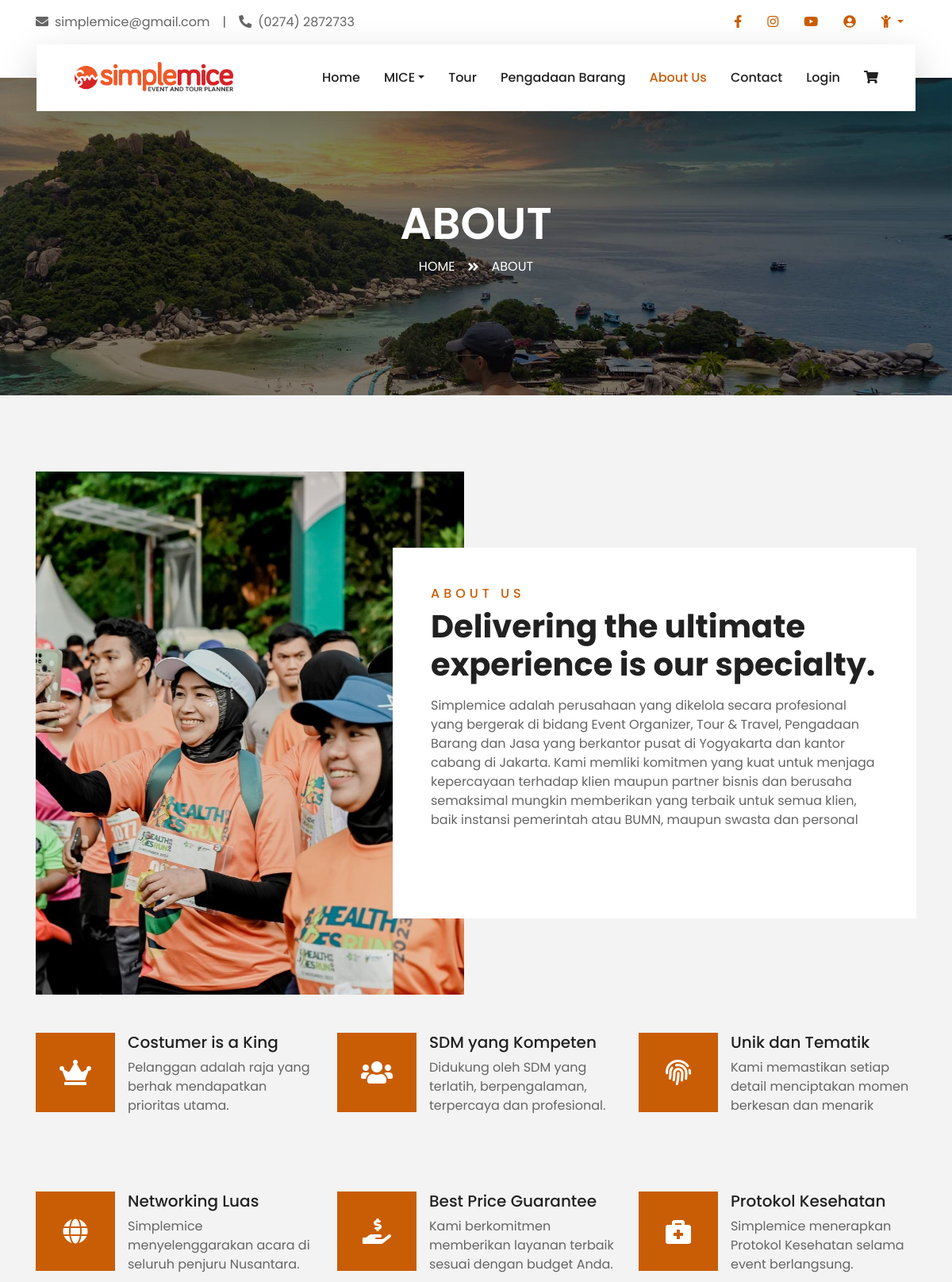
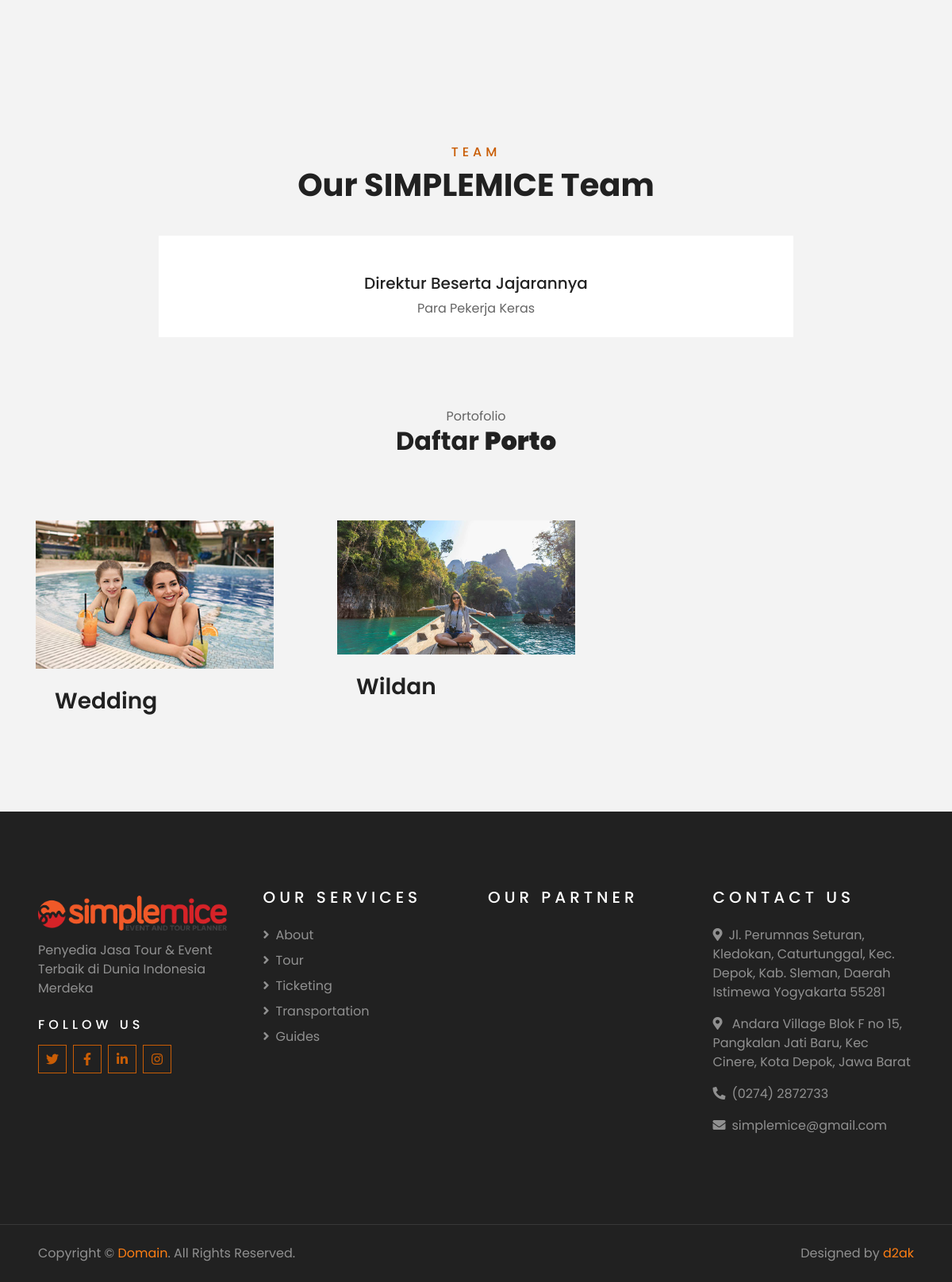
Page /about.php on the committed database (2 pictures, top to bottom).
### tables this page shows
CREATE TABLE `barang` (
  `id` bigint(20) UNSIGNED NOT NULL,
  `nama_barang` varchar(255) NOT NULL,
  `keterangan` text NOT NULL,
  `foto` varchar(255) NOT NULL,
  `user_id` int(10) UNSIGNED DEFAULT NULL
);

### web/konten.php (the view, shortened to what this page needs)
<?php
include "koneksi.php";
$page = $_GET['page'];
  ?>
<?php
if($page == ''){
  ?>
   <div class="site-section">
          <div class="container">
            <div class="row mb-4">
              <div class="col-md-7 mb-5 text-center mx-auto">
                <span class="caption">Portofolio</span>
                <h2 class="text-black">Daftar <strong>Porto</strong></h2>
              </div>
            </div>
            <div class="row auctions-entry">
            <?php
                  $query = "SELECT * FROM barang order by nama_barang";
                  $execute = mysqli_query($koneksi,$query);
                  while($data = mysqli_fetch_array($execute)){
                ?>
                  <div class="col-6 col-md-4 col-lg-4">
                    <div class="item">
                      <div>
                        <a><img width="300px" src="../img/<?=$data['foto']?>" alt="Image" class="img-fluid"></a>
                      </div>
                      <div class="p-4">
                        <h3><a><?=$data['nama_barang']?></a></h3>
                      </div>
                    </div>
                  </div>
                <?php } ?>
            </div>
          </div>
        </div>
  <?php
}
  ?>

### web/about.php (shortened to what this page needs)
<?php include_once "koneksi.php"; ?>
<!DOCTYPE html>
<html lang="en">
<head>
    <link href="https://cdnjs.cloudflare.com/ajax/libs/font-awesome/5.10.0/css/all.min.css" rel="stylesheet">
    <link href="lib/owlcarousel/assets/owl.carousel.min.css" rel="stylesheet">
    <link href="lib/tempusdominus/css/tempusdominus-bootstrap-4.min.css" rel="stylesheet" />
    <link href="css/style.css" rel="stylesheet">
</head>
<body>
    <div class="container-fluid bg-light pt-3 d-none d-lg-block">
        <div class="container">
            <div class="row">
                <div class="col-lg-6 text-center text-lg-left mb-2 mb-lg-0">
                    <div class="d-inline-flex align-items-center">
                        <p><i class="fa fa-envelope mr-2"></i>simplemice@gmail.com</p>
                        <p class="text-body px-3">|</p>
                        <p><i class="fa fa-phone-alt mr-2"></i>(0274) 2872733</p>
                    </div>
                </div>
                <div class="col-lg-6 text-center text-lg-right">
                    <div class="d-inline-flex align-items-center">
                        <a class="text-primary px-3" href="">
                            <i class="fab fa-facebook-f"></i>
                        </a>
                        <a class="text-primary px-3" href="https://www.instagram.com/simplemiceofficial/">
                            <i class="fab fa-instagram"></i>
                        </a>
                        <a class="text-primary px-3" href="">
                            <i class="fab fa-youtube"></i>
                        </a>
                        <a class="text-primary px-3" href="loginpage.php?page=login">
                            <i class="fas fa-user-circle"></i>
                        </a>
                <div class="dropdown">
                            <a class="text-primary px-3 dropdown-toggle" href="#" id="userDropdown" data-toggle="dropdown" aria-haspopup="true" aria-expanded="false">
                                <i class="fa fa-child"></i>
                            </a>
                        </div>
                    </div>
                </div>
            </div>
        </div>
    </div>
    <div class="container-fluid position-relative nav-bar p-0">
        <div class="container-lg position-relative p-0 px-lg-3" style="z-index: 9;">
            <nav class="navbar navbar-expand-lg bg-light navbar-light shadow-lg py-3 py-lg-0 pl-3 pl-lg-5">
                <a href="main.php" class="navbar-brand">
                    <h1><img src="../web/img/LOGO SM19 2.png" class="img-fluid" width="200"></h1>
                </a>
                <div class="collapse navbar-collapse justify-content-between px-3" id="navbarCollapse">
                    <div class="navbar-nav ml-auto py-0">
                        <a href="main.php" class="nav-item nav-link">Home</a>
                        <div class="nav-item dropdown">
                            <a href="#" class="nav-link dropdown-toggle" data-toggle="dropdown">MICE</a>
                        </div>
                        <a href="tour.php?page=tour" class="nav-item nav-link">Tour</a>
                        <a href="pengadaanbarang.php?page=pengadaanbarang" class="nav-item nav-link">Pengadaan Barang</a>
                        <a href="about.php" class="nav-item nav-link active">About Us</a>
                        <a href="feedbackpage.php?page=feedback" class="nav-item nav-link">Contact</a>
                        <a href="login2.php" class="nav-item nav-link">Login</a>
                        <a class="nav-item nav-link" href="notif.php">
                            <i class="fas fa-shopping-cart"></i>
                        </a>
                    </div>
                </div>
            </nav>
        </div>
    </div>
    <div class="container-fluid page-header">
        <div class="container">
            <div class="d-flex flex-column align-items-center justify-content-center" style="min-height: 400px">
                <h3 class="display-4 text-white text-uppercase">About</h3>
                <div class="d-inline-flex text-white">
                    <p class="m-0 text-uppercase"><a class="text-white" href="">Home</a></p>
                    <i class="fa fa-angle-double-right pt-1 px-3"></i>
                    <p class="m-0 text-uppercase">About</p>
                </div>
            </div>
        </div>
    </div>
    <div class="container-fluid py-5">
        <div class="container pt-5">
            <div class="row">
                <div class="col-lg-6" style="min-height: 500px;">
                    <div class="position-relative h-100">
                        <img class="position-absolute w-100 h-100" src="img/emakemak.jpg" style="object-fit: cover;">
                    </div>
                </div>
                <div class="col-lg-6 pt-5 pb-lg-5">
                    <div class="about-text bg-white p-4 p-lg-5 my-lg-5">
                        <h6 class="text-primary text-uppercase" style="letter-spacing: 5px;">About Us</h6>
                        <h1 class="mb-3">Delivering the ultimate experience is our specialty. </h1>
                        <p>Simplemice adalah perusahaan yang dikelola secara
                            profesional yang bergerak di bidang Event Organizer, Tour
                            & Travel, Pengadaan Barang dan Jasa yang berkantor
                            pusat di Yogyakarta dan kantor cabang di Jakarta. Kami
                            memliki komitmen yang kuat untuk menjaga
                            kepercayaan terhadap klien maupun partner bisnis dan
                            berusaha semaksimal mungkin memberikan yang
                            terbaik untuk semua klien, baik instansi pemerintah atau
                            BUMN, maupun swasta dan personal</p>
                        <div class="row mb-4">
                            <div class="col-6">
                            </div>
                            <div class="col-6">
                            </div>
                        </div>
                    </div>
                </div>
            </div>
        </div>
    </div>
    <div class="container-fluid pb-5">
        <div class="container pb-5">
            <div class="row">
                <div class="col-md-4">
                    <div class="d-flex mb-4 mb-lg-0">
                        <div class="d-flex flex-shrink-0 align-items-center justify-content-center bg-primary mr-3" style="height: 100px; width: 100px;">
                            <i class="fa fa-2x fa-crown text-white"></i>
                        </div>
                        <div class="d-flex flex-column">
                            <h5 class="">Costumer is a King</h5>
                            <p class="m-0"> Pelanggan adalah raja yang berhak mendapatkan prioritas utama.</p>
                        </div>
                    </div>
                </div>
                <div class="col-md-4">
                    <div class="d-flex mb-4 mb-lg-0">
                        <div class="d-flex flex-shrink-0 align-items-center justify-content-center bg-primary mr-3" style="height: 100px; width: 100px;">
                            <i class="fa fa-2x fa-users text-white"></i>
                        </div>
                        <div class="d-flex flex-column">
                            <h5 class="">SDM yang Kompeten</h5>
                            <p class="m-0"> Didukung oleh SDM yang terlatih, berpengalaman, terpercaya dan profesional.</p>
                        </div>
                    </div>
                </div>
                <div class="col-md-4">
                    <div class="d-flex mb-4 mb-lg-0">
                        <div class="d-flex flex-shrink-0 align-items-center justify-content-center bg-primary mr-3" style="height: 100px; width: 100px;">
                            <i class="fa fa-2x fa-fingerprint text-white"></i>
                        </div>
                        <div class="d-flex flex-column">
                            <h5 class="">Unik dan Tematik</h5>
                            <p class="m-0">Kami memastikan setiap detail menciptakan momen berkesan dan menarik</p>
                        </div>
                    </div>
                </div>
            </div>
        </div>
    </div>
    <div class="container-fluid pb-5">
        <div class="container pb-5">
            <div class="row">
                <div class="col-md-4">
                    <div class="d-flex mb-4 mb-lg-0">
                        <div class="d-flex flex-shrink-0 align-items-center justify-content-center bg-primary mr-3" style="height: 100px; width: 100px;">
                            <i class="fa fa-2x fa-globe text-white"></i>
                        </div>
                        <div class="d-flex flex-column">
                            <h5 class="">Networking Luas</h5>
                            <p class="m-0">Simplemice menyelenggarakan acara di seluruh penjuru Nusantara.</p>
                        </div>
                    </div>
                </div>
                <div class="col-md-4">
                    <div class="d-flex mb-4 mb-lg-0">
                        <div class="d-flex flex-shrink-0 align-items-center justify-content-center bg-primary mr-3" style="height: 100px; width: 100px;">
                            <i class="fa fa-2x fa-hand-holding-usd text-white"></i>
                        </div>
                        <div class="d-flex flex-column">
                            <h5 class="">Best Price Guarantee</h5>
                            <p class="m-0">Kami berkomitmen memberikan layanan terbaik sesuai dengan budget Anda.</p>
                        </div>
                    </div>
                </div>
                <div class="col-md-4">
                    <div class="d-flex mb-4 mb-lg-0">
                        <div class="d-flex flex-shrink-0 align-items-center justify-content-center bg-primary mr-3" style="height: 100px; width: 100px;">
                            <i class="fa fa-2x fa-briefcase-medical text-white"></i>
                        </div>
                        <div class="d-flex flex-column">
                            <h5 class="">Protokol Kesehatan</h5>
                            <p class="m-0"> Simplemice menerapkan Protokol Kesehatan selama event berlangsung.</p>
                        </div>
                    </div>
                </div>
            </div>
        </div>
    </div>
    <div class="container-fluid py-5">
        <div class="container pt-5 pb-3">
            <div class="text-center mb-3 pb-3">
                <h6 class="text-primary text-uppercase" style="letter-spacing: 5px;">Team</h6>
                <h1>Our SIMPLEMICE Team</h1>
            </div>
            <div class="row justify-content-center">
                <div class="" style="width: 800px">
                    <div class="team-item bg-white mb-4">
                        <div class="team-img position-relative overflow-hidden">
                            <div class="team-social">
                            </div>
                        </div>
                        <div class="text-center py-4">
                            <h5 class="text-truncate">Direktur Beserta Jajarannya</h5>
                            <p class="m-0">Para Pekerja Keras</p>
                        </div>
                    </div>
                </div>
            </div>
        </div>
    </div>
    <?php include "konten.php"; ?>
    <div class="container-fluid bg-dark text-white-50 py-5 px-sm-3 px-lg-5" style="margin-top: 90px;">
        <div class="row pt-5">
            <div class="col-lg-3 col-md-6 mb-5">
                <a href="" class="navbar-brand">
                    <h1><img src="../web/img/LOGO SM19 2.png" class="img-fluid" width="250"></h1>
                </a>
                <p>Penyedia Jasa Tour & Event Terbaik di Dunia Indonesia Merdeka</p>
                <h6 class="text-white text-uppercase mt-4 mb-3" style="letter-spacing: 5px;">Follow Us</h6>
                <div class="d-flex justify-content-start">
                    <a class="btn btn-outline-primary btn-square mr-2" href="#"><i class="fab fa-twitter"></i></a>
                    <a class="btn btn-outline-primary btn-square mr-2" href="#"><i class="fab fa-facebook-f"></i></a>
                    <a class="btn btn-outline-primary btn-square mr-2" href="#"><i class="fab fa-linkedin-in"></i></a>
                    <a class="btn btn-outline-primary btn-square" href="https://www.instagram.com/simplemiceofficial/"><i class="fab fa-instagram"></i></a>
                </div>
            </div>
            <div class="col-lg-3 col-md-6 mb-5">
                <h5 class="text-white text-uppercase mb-4" style="letter-spacing: 5px;">Our Services</h5>
                <div class="d-flex flex-column justify-content-start">
                    <a class="text-white-50 mb-2" href="about.html"><i class="fa fa-angle-right mr-2"></i>About</a>
                    <a class="text-white-50 mb-2" href="tour.html"><i class="fa fa-angle-right mr-2"></i>Tour</a>
                    <a class="text-white-50 mb-2" href="ticket.html"><i class="fa fa-angle-right mr-2"></i>Ticketing</a>
                    <a class="text-white-50 mb-2" href="transport.html"><i class="fa fa-angle-right mr-2"></i>Transportation</a>
                    <a class="text-white-50 mb-2" href="#"><i class="fa fa-angle-right mr-2"></i>Guides</a>
                </div>
            </div>
            <div class="col-lg-3 col-md-6 mb-5">
                <h5 class="text-white text-uppercase mb-4" style="letter-spacing: 5px;">Our Partner</h5>
            </div>
            <div class="col-lg-3 col-md-6 mb-5">
                <h5 class="text-white text-uppercase mb-4" style="letter-spacing: 5px;">Contact Us</h5>
                <p><i class="fa fa-map-marker-alt mr-2"></i>Jl. Perumnas Seturan, Kledokan, Caturtunggal, Kec. Depok,
                    Kab. Sleman, Daerah Istimewa Yogyakarta 55281</p>
                    <p><i class="fa fa-map-marker-alt mr-2"></i> Andara Village Blok F no 15, Pangkalan Jati Baru,
                        Kec Cinere, Kota Depok, Jawa Barat</p>
                <p><i class="fa fa-phone-alt mr-2"></i>(0274) 2872733</p>
                <p><i class="fa fa-envelope mr-2"></i>simplemice@gmail.com</p>
            </div>
        </div>
    </div>
    <div class="container-fluid bg-dark text-white border-top py-4 px-sm-3 px-md-5" style="border-color: rgba(256, 256, 256, .1) !important;">
        <div class="row">
            <div class="col-lg-6 text-center text-md-left mb-3 mb-md-0">
                <p class="m-0 text-white-50">Copyright &copy; <a href="#">Domain</a>. All Rights Reserved.</a>
                </p>
            </div>
            <div class="col-lg-6 text-center text-md-right">
                <p class="m-0 text-white-50">Designed by <a href="https://htmlcodex.com">d2ak</a>
                </p>
            </div>
        </div>
    </div>
</body>
</html>

### rows in the picture
barang: foto (picture), nama_barang "Wedding"
barang: foto (picture), nama_barang "Wildan"
